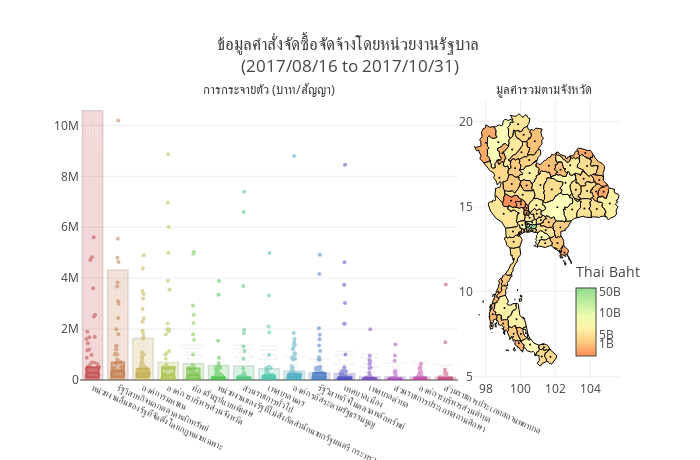

Notebook code cell kept with this figure:
### Code cell
fig = tools.make_subplots(rows=1, cols=2, specs=[[{}, {}]],
                          subplot_titles=('การกระจายตัว (บาท/สัญญา)', 
                                          'มูลค่ารวมตามจังหวัด'))

# traces were created when plotting the distribution of spending
for e1 in traces:
    fig.append_trace(e1, 1, 1)

# spending by province    
for e1 in plot_data2:
    fig.append_trace(e1, 1, 2)
    
fig['layout'].update(hovermode = 'closest', 
                     height=460, width=700, showlegend=False,
                     title='ข้อมูลคำสั่งจัดซื้อจัดจ้างโดยหน่วยงานรัฐบาล <br>' + 
                     '({} to {})'.format(start_date, end_date),
                     xaxis1 = {'anchor': 'y1', 'domain': [0.0, 0.7]},
                     yaxis1 = {'range': [0, 11e6]},
                     xaxis2 = {'anchor': 'y2', 'domain': [0.73, 1]}
                    )

fig['layout']['annotations'][0]['x'] = 0.35
fig['layout']['annotations'][1]['x'] = 0.86
fig['layout']['annotations'][0]['font'].update({'size': 13})
fig['layout']['annotations'][1]['font'].update({'size': 13})
fig['layout']['xaxis1'].update(showticklabels=True,tickfont=dict(size=9),tickangle=25)

py.iplot(fig)
# py.plot(fig, filename='openningPlot.html')
